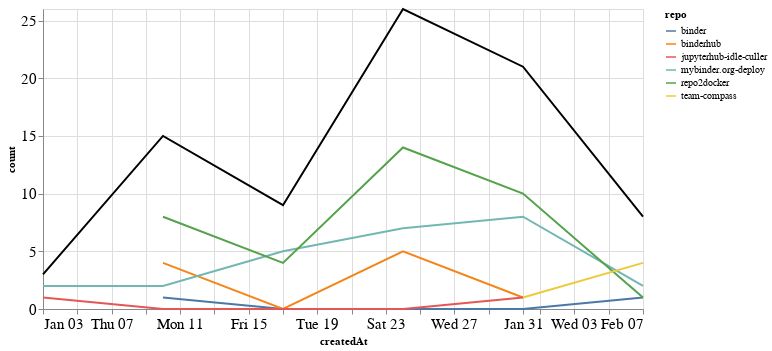

Notebook source saved alongside this figure:
### Markdown cell above
### Comments

### Code cell
comments_time = comments.groupby('repo').resample('W', on='createdAt').count()['author'].reset_index()
comments_time = comments_time.rename(columns={'author': 'count'})
comments_time_total = comments_time.groupby('createdAt').agg({"count": "sum"}).reset_index()
ch1 = alt.Chart(comments_time, width=600).mark_line().encode(
    x='createdAt',
    y='count',
    color='repo',
    tooltip="repo"
)

ch2 = alt.Chart(comments_time_total, width=600).mark_line(color="black").encode(
    x='createdAt',
    y='count',
)

ch1 + ch2

### Figure 1 — Vega-Lite specification as saved in the notebook (floating-point values rounded to 4 significant figures)
{"config": {"axisLeft": {"labelFontSize": 15}, "axisBottom": {"labelFontSize": 15}}, "layer": [{"data": {"name": "data-e2e724ebc29057634d5d0427295558cd"}, "mark": "line", "encoding": {"color": {"type": "nominal", "field": "repo"}, "tooltip": {"type": "nominal", "field": "repo"}, "x": {"type": "temporal", "field": "createdAt"}, "y": {"type": "quantitative", "field": "count"}}, "width": 600}, {"data": {"name": "data-0abcbad0f6f105882c050e1ee9255196"}, "mark": {"type": "line", "color": "black"}, "encoding": {"x": {"type": "temporal", "field": "createdAt"}, "y": {"type": "quantitative", "field": "count"}}, "width": 600}], "$schema": "https://vega.github.io/schema/vega-lite/v4.8.1.json", "datasets": {"data-e2e724ebc29057634d5d0427295558cd": [{"repo": "binder", "createdAt": "2021-01-10T00:00:00", "count": 1}, {"repo": "binder", "createdAt": "2021-01-17T00:00:00", "count": 0}, {"repo": "binder", "createdAt": "2021-01-24T00:00:00", "count": 0}, {"repo": "binder", "createdAt": "2021-01-31T00:00:00", "count": 0}, {"repo": "binder", "createdAt": "2021-02-07T00:00:00", "count": 1}, {"repo": "binderhub", "createdAt": "2021-01-10T00:00:00", "count": 4}, {"repo": "binderhub", "createdAt": "2021-01-17T00:00:00", "count": 0}, {"repo": "binderhub", "createdAt": "2021-01-24T00:00:00", "count": 5}, {"repo": "binderhub", "createdAt": "2021-01-31T00:00:00", "count": 1}, {"repo": "jupyterhub-idle-culler", "createdAt": "2021-01-03T00:00:00", "count": 1}, {"repo": "jupyterhub-idle-culler", "createdAt": "2021-01-10T00:00:00", "count": 0}, {"repo": "jupyterhub-idle-culler", "createdAt": "2021-01-17T00:00:00", "count": 0}, {"repo": "jupyterhub-idle-culler", "createdAt": "2021-01-24T00:00:00", "count": 0}, {"repo": "jupyterhub-idle-culler", "createdAt": "2021-01-31T00:00:00", "count": 1}, {"repo": "mybinder.org-deploy", "createdAt": "2021-01-03T00:00:00", "count": 2}, {"repo": "mybinder.org-deploy", "createdAt": "2021-01-10T00:00:00", "count": 2}, {"repo": "mybinder.org-deploy", "createdAt": "2021-01-17T00:00:00", "count": 5}, {"repo": "mybinder.org-deploy", "createdAt": "2021-01-24T00:00:00", "count": 7}, {"repo": "mybinder.org-deploy", "createdAt": "2021-01-31T00:00:00", "count": 8}, {"repo": "mybinder.org-deploy", "createdAt": "2021-02-07T00:00:00", "count": 2}, {"repo": "repo2docker", "createdAt": "2021-01-10T00:00:00", "count": 8}, {"repo": "repo2docker", "createdAt": "2021-01-17T00:00:00", "count": 4}, {"repo": "repo2docker", "createdAt": "2021-01-24T00:00:00", "count": 14}, {"repo": "repo2docker", "createdAt": "2021-01-31T00:00:00", "count": 10}, {"repo": "repo2docker", "createdAt": "2021-02-07T00:00:00", "count": 1}, {"repo": "team-compass", "createdAt": "2021-01-31T00:00:00", "count": 1}, {"repo": "team-compass", "createdAt": "2021-02-07T00:00:00", "count": 4}], "data-0abcbad0f6f105882c050e1ee9255196": [{"createdAt": "2021-01-03T00:00:00", "count": 3}, {"createdAt": "2021-01-10T00:00:00", "count": 15}, {"createdAt": "2021-01-17T00:00:00", "count": 9}, {"createdAt": "2021-01-24T00:00:00", "count": 26}, {"createdAt": "2021-01-31T00:00:00", "count": 21}, {"createdAt": "2021-02-07T00:00:00", "count": 8}]}}
